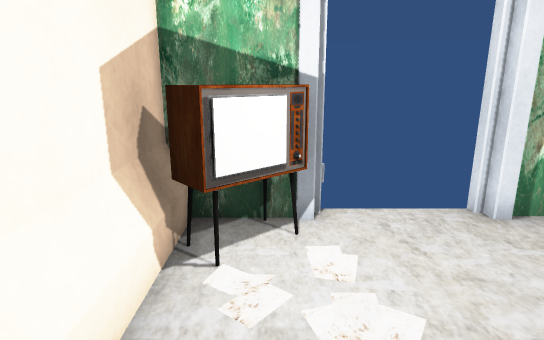
view 1 (above)

13 first-person views from a walk through a Unity game level. The camera is 1.3 m above the floor, tilts 14° down and sees 75° across. Doors are open. The floor is counted in squares, 0.5 m on a side. Each view is taken from the middle of a square. On the plan, view 1 faces up. The plan holds only what a view shows up to about 20 squares ahead; the rest is blank. The player is left out. Some animated figures are not drawn. Some surface patterns are stand-ins.

view 2
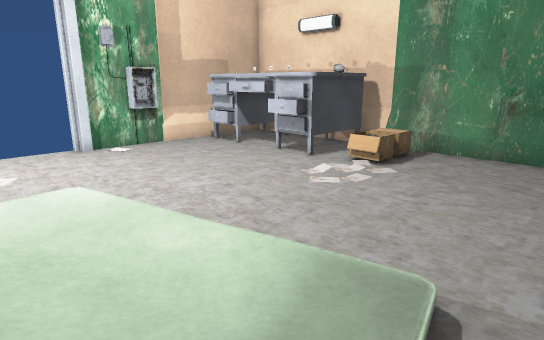

view 3
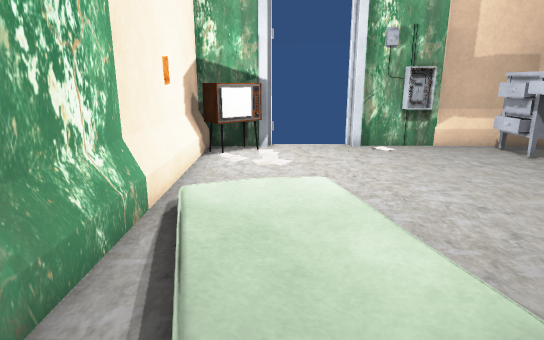

view 4
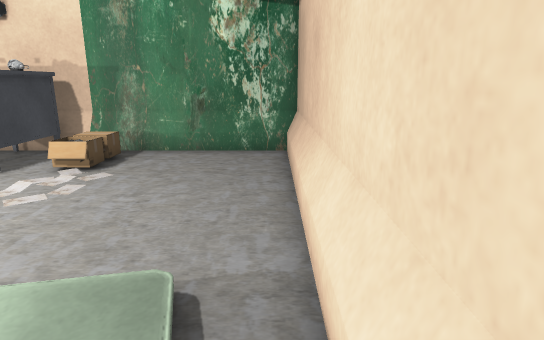

view 5
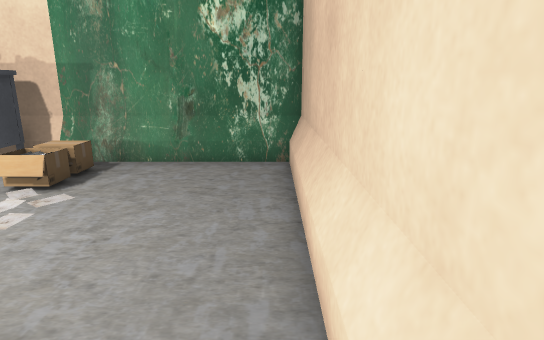

view 6
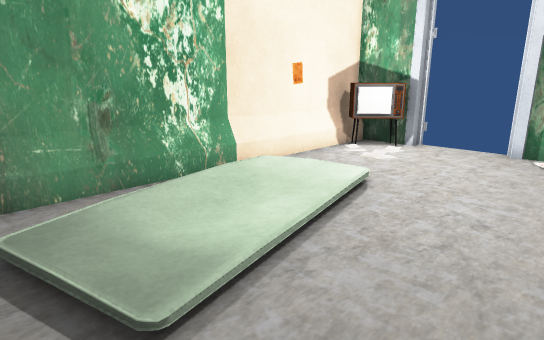

view 7
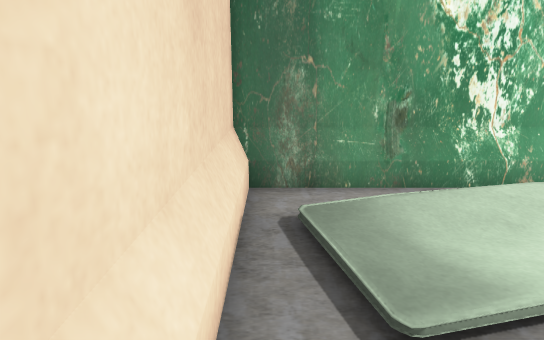

view 8
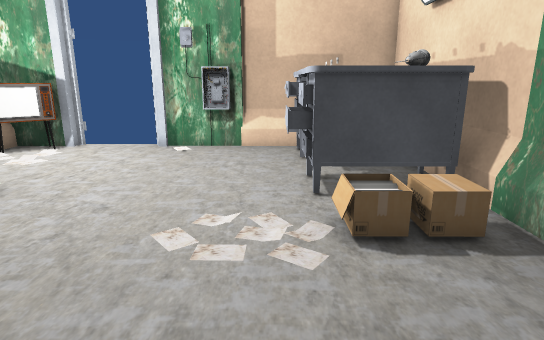

view 9
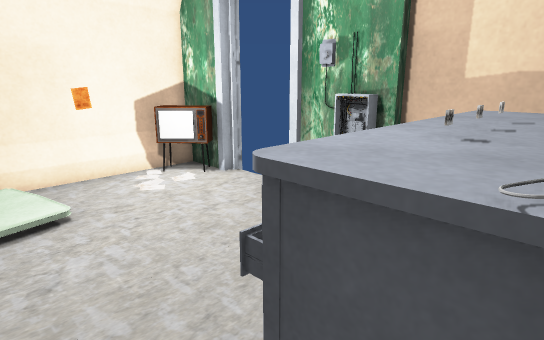

view 10
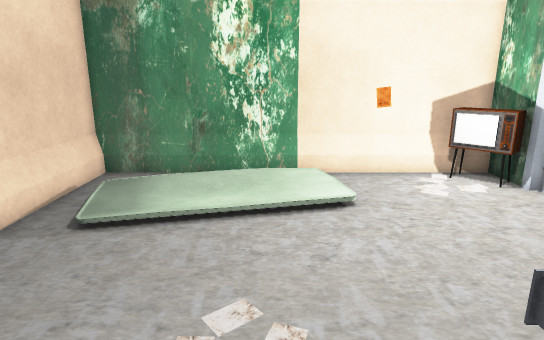

view 11
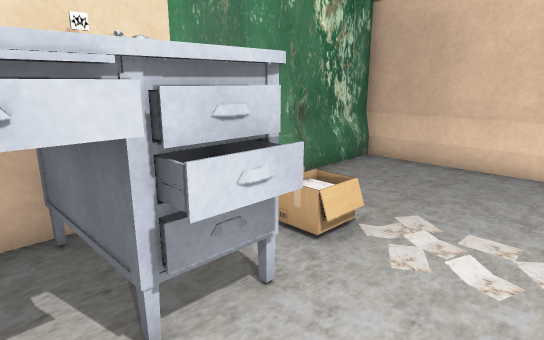

view 12
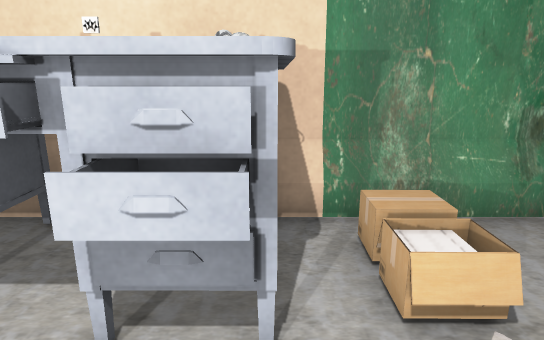

view 13
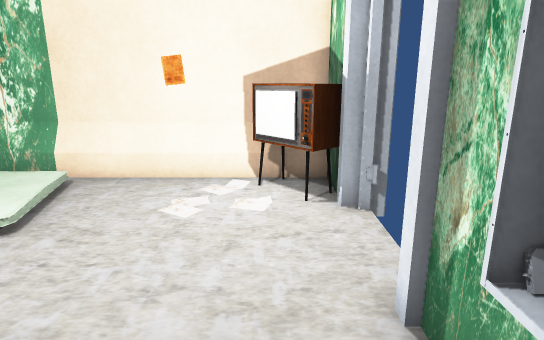

### Floor plan
Key: @ floor where view 1 was taken; # wall or solid block; . main floor; : floor 0.25 m higher than the main floor; + floor 0.5 m higher than the main floor; / step, stairs or slope; D open door; ^ raised ledge; T TV; L lamp.
Columns run from 2 left of view 1 to 14 right of it. Each row starts with its distance up from view 1.
  7 ###DDDD##########
  6 #TT#...###..^^^^#
  5 #TT.........^^ ^#
  4 # ..........^^^^#
  3 #...........^^  #
  2 #...........^^^^#
  1 #...........^^L^#
  0 #/@//.......^^L^#
 -1 #.:::...........#
 -2 #.:.:........:+.#
 -3 #.:.::..........#
 -4 #.::.:..........#
 -5 #..:.:..........#
 -6 #..:::..........#
 -7 #..://..........#
 -8 #...............#
 -9 #################

Positions as (right, up) in squares from view 1, and headings:
1: (0, 0), facing up
2: (0, -8), facing up-right
3: (1, -8), facing up
4: (0, -8), facing right
5: (2, -8), facing right
6: (7, -8), facing up-left
7: (7, -8), facing left
8: (9, -8), facing up
9: (12, -2), facing up-left
10: (12, -2), facing left
11: (7, 3), facing down-right
12: (7, 0), facing right
13: (8, 5), facing left
